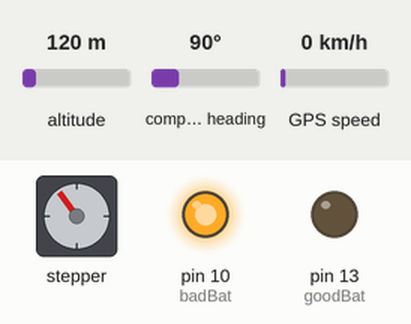
Simulated run of this sketch. Board: Arduino Mega 2560, built with avr-gcc and run on an emulated ATmega2560. Parts: stepper motor, output pins drawn as LEDs (lit = HIGH). Inputs (shaded band) come from the test bench; at power-on: GPS speed 0 km/h, altitude 120 m, compass heading 90°. The GPS gets a fix after 3 s at 37.7749, -122.4194 with 8 satellites; stepper angles assume 600 steps per turn.

Above: at 25.3 s.
25.4 s: GPS speed set to 30 km/h
At 27.6 s:
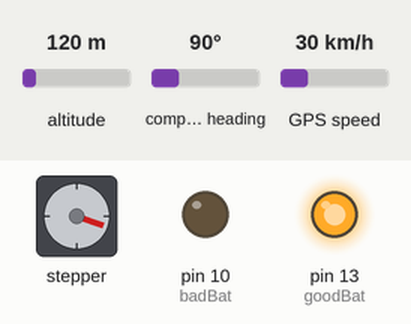
27.9 s: GPS speed set to 2 km/h
At 29.6 s:
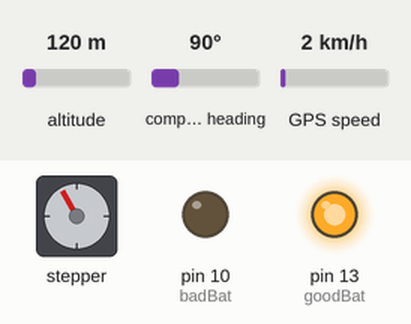
29.9 s: GPS speed set to 5 km/h
At 30.5 s:
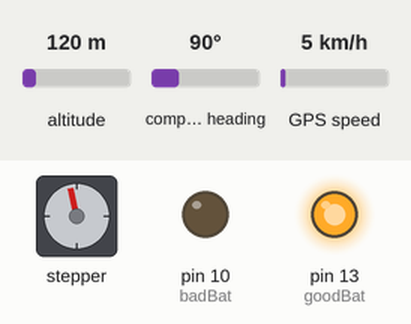
31.5 s: GPS speed set to 60 km/h
At 34.0 s:
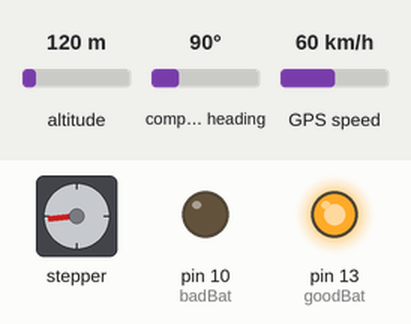
34.3 s: GPS speed set to 90 km/h
At 36.3 s:
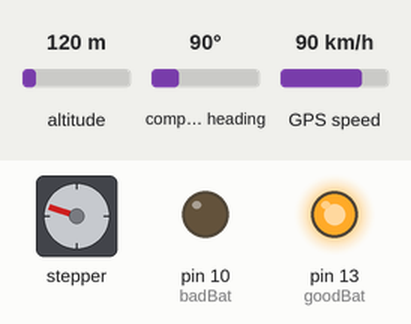
Timing chart, 0 to 37.5 s (numbered marks = the images above; inputs shaded):
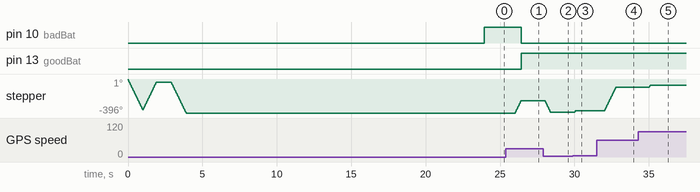

Measured:
- the behaviour switches between 3 and 4 km/h on GPS speed (found by bisection; images 2 and 3)
- after the input at 25.4 s, pin 10 (badBat): HIGH → LOW after 1.0 s; pin 13 (goodBat): LOW → HIGH after 1.0 s; stepper: turns 145° clockwise in 0.40 s, starting after 0.63 s
- after the input at 27.9 s, stepper: turns 138° counter-clockwise in 0.38 s, starting after 0.13 s
- after the input at 29.9 s, stepper: turns 17° clockwise, starting after 0.13 s
- after the input at 31.5 s, stepper: turns 275° clockwise in 0.77 s, starting after 0.53 s
- after the input at 34.3 s, stepper: turns 25° clockwise, starting after 0.73 s

The sketch:

F7AYLBIIZ6C8TGC.ino
```cpp
#define STEPS 600 //This is the full swing of chosen stepper
#include <Stepper.h>
#include <TinyGPS++.h>
#define VBATPIN A7
#define badBat 10
#define goodBat 13
#define upLimit 540
TinyGPSPlus gps;
Stepper stepper(STEPS, 5, 6, 11, 12);  //These are the pins I used on the feather board

float totalDist=0;
boolean validGPS = false;
unsigned long lastUpdateTime = 0;
boolean firstLight=true;
int newAlt=0;
int newSpeed=0;


double milesDist=0;
int printDist=0;
int oldOutput=0;
int mode=0;
double distanceToDestination=0;
double runLat; //running lat position
double runLng;  //running lng position
float homeLat; //Home location
float homeLng;  //Home location
#define ConsoleBaud 115200
#define SPREADS 40 //This is adjusted for speed in MPH on meter
#define SPREADD 40 //This is adjusted for distance in Miles on meter
#define SPREADA 4000 //this is adjusted to give total height in feet on meter face
/*In this section you can put in a location for "home" Otherwise it is taken from the
 * initial location when you turn on the machine..
 */
 //homeLat=(put in latitude of home);
 //homeLng=(put in longitude of home);


void setup()
{
  Serial1.begin(9600); // or what ever the GPS's baudrate is
  //This section resets the location of the Stepper to zero position
  stepper.setSpeed(60);
  stepper.step(-600);
  stepper.step(upLimit);
  delay(1000);
  stepper.step(-600);
  //These are the pins to control the led's at the top of the meter
  pinMode(badBat, OUTPUT);
  pinMode(goodBat, OUTPUT);
  digitalWrite(badBat, LOW);
  digitalWrite(goodBat, LOW);


 }

void loop()
{
  if (Serial1.available())
  {
    validGPS = gps.encode(Serial1.read());
  }
  if (validGPS)
   {

  // The TinyGPS++ object

  // Every 1/2 second, do an update.
   if (millis() - lastUpdateTime >= 500)
  {
    lastUpdateTime = millis();
 /*   This section is for controlling the LED's to signal battery level if needed
float measuredvbat = analogRead(VBATPIN);
measuredvbat *= 2;    // we divided by 2, so multiply back
measuredvbat *= 3.3;  // Multiply by 3.3V, our reference voltage
measuredvbat /= 1024; // convert to voltage
Serial.print("voltage");
Serial.println(measuredvbat);
if(measuredvbat<3.5)
{
  digitalWrite(badBat,HIGH);

}
 else
 {

  digitalWrite(badBat, LOW);
 }
 */

 /*This section sets the initial lat and lng to the start position
    you can also set these points in the program if you always have
    a home point you leave from
    */
     if(firstLight)
   {
    delay(10000);
     homeLat=gps.location.lat();
     homeLng=gps.location.lng();
     runLat=homeLat;
     runLng=homeLng;
     Serial.print("homeLat");
     Serial.println(homeLat);
     delay(10000);
     if(runLat!=0&&runLng!=0)
     {
     firstLight=false;
     }

    }
    //Location and distance section
 if(gps.location.isUpdated())
 {
      distanceToDestination = TinyGPSPlus::distanceBetween(
      gps.location.lat(), gps.location.lng(),runLat, runLng);
      Serial.print("gps lat");
      Serial.println(gps.location.lat());
      Serial.print("gps lng");
      Serial.println(gps.location.lng());
      Serial.print("runLat");
      Serial.print(runLat);
      Serial.print("runLng");
      Serial.print(runLng);
      delay(50);
      Serial.print("distanceToDestination");
      Serial.println(distanceToDestination);
      //Bites off 200 meter pieces of distance and sets new home coordinates to next
      //200 meter section--
      if(distanceToDestination>200)
      {
       totalDist=totalDist+distanceToDestination;
       runLat=gps.location.lat();
       runLng=gps.location.lng();
       delay(50);
       Serial.print("total distance");
       Serial.println(totalDist);
       //meter to mile conversion
       milesDist=totalDist*(0.00062);
      printDist=map(milesDist,0,SPREADD,0,upLimit);
      printDist=constrain(printDist,0,upLimit);
      delay(50);
      Serial.print("printDist");
      Serial.println(printDist);
      Serial.print("milesDist");
      Serial.println(milesDist);
      }


 }
 //speed section
     if(gps.speed.isUpdated())
    {

      newSpeed=gps.speed.mph();
      newSpeed=map(newSpeed,0,SPREADS,0,upLimit);
      newSpeed=constrain(newSpeed,0,upLimit);
      Serial.print("speed in Mph");
      Serial.println(newSpeed);

    }
    //altitude section--not used currently
    if(gps.altitude.isUpdated())
    {
      newAlt=gps.altitude.feet();
      newAlt=map(newAlt,0,SPREADA,0,upLimit);
      newAlt=constrain(newAlt,0,upLimit);
      Serial.print("altitude");
      Serial.println(newAlt);

     }
/*Tells the meter face which output it is getting. In this case
 * only speed and distance are outputed with the corresponding LED
 * light to activate--green for speed and red for stop when distance
 * is displayed
 */

   if(newSpeed<1)mode=1;
    if(mode==0)
    {
    stepper.step(newSpeed-oldOutput);
    oldOutput=newSpeed;
    digitalWrite(goodBat,HIGH);
    digitalWrite(badBat,LOW);

    }
    if(mode==1)
    {
      stepper.step(printDist-oldOutput);
      oldOutput=printDist;
      digitalWrite(badBat,HIGH);
      digitalWrite(goodBat,LOW);

    }
    //mode never becomes 2 --altitude not being used
    if (mode==2)
    {
      stepper.step(newAlt-oldOutput);
      oldOutput=newAlt;
    }
    mode=0;
  }
   }


 }
```
